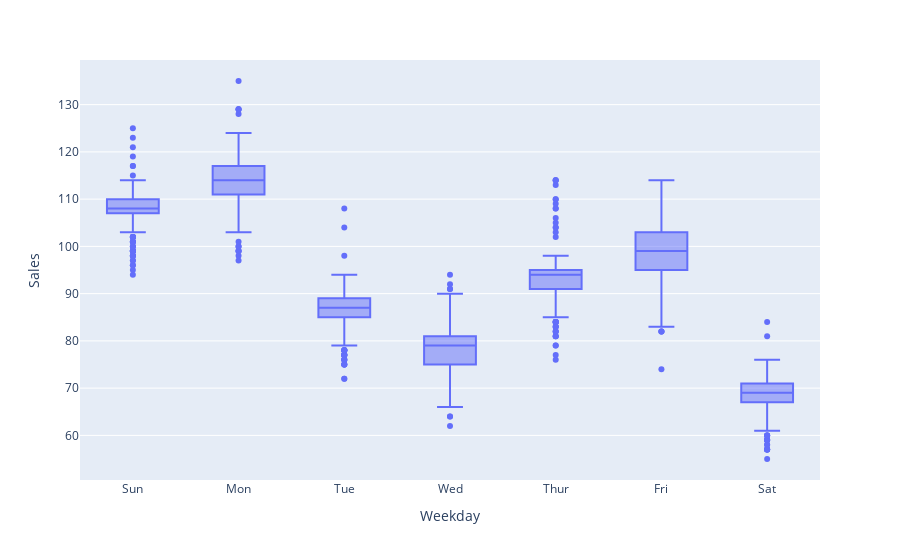

The notebook cell saved with this chart:
### Code cell
px.box(sales,y='Sales', x='Weekday') # Montags wohl am meisten Joghurt verkauft, Samstags am wenigsten

### Figure 1 — Plotly figure (JSON) as saved in the notebook; plotly's stock layout.template omitted (floating-point values rounded to 4 significant figures; data arrays with more than 128 entries replaced by an {"elided": "..."} marker saying what was removed)
{"data": [{"alignmentgroup": "True", "hovertemplate": "Weekday=%{x}<br>Sales=%{y}<extra></extra>", "legendgroup": "", "marker": {"color": "#636efa"}, "name": "", "notched": false, "offsetgroup": "", "orientation": "v", "showlegend": false, "type": "box", "x": {"elided": "1923 str values"}, "x0": " ", "xaxis": "x", "y": {"elided": "1923 int values"}, "y0": " ", "yaxis": "y"}], "layout": {"autosize": true, "boxmode": "group", "legend": {"tracegroupgap": 0}, "margin": {"t": 60}, "xaxis": {"anchor": "y", "autorange": true, "domain": [0, 1], "range": [-0.5, 6.5], "title": {"text": "Weekday"}, "type": "category"}, "yaxis": {"anchor": "x", "autorange": true, "domain": [0, 1], "range": [50.56, 139.4], "title": {"text": "Sales"}, "type": "linear"}}}
